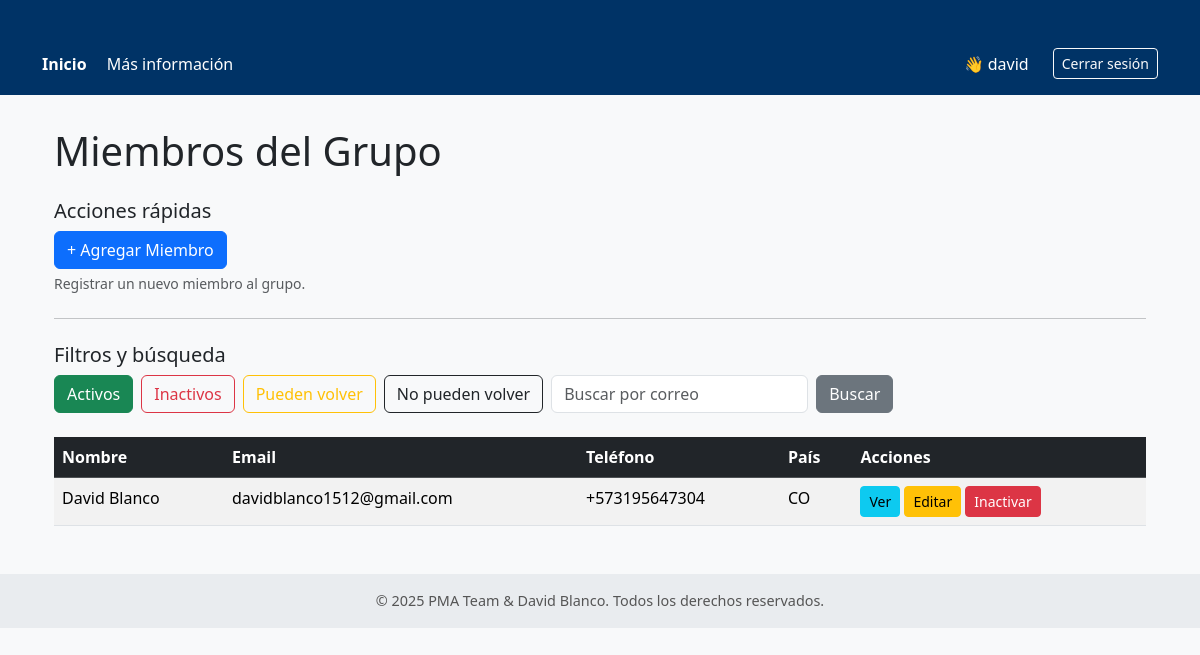
Page /miembros/listar/?filtro=activos (signed in) on the committed database.
### miembros/models.py (models this page shows, shortened)
class Miembro(models.Model):
    nombre_completo = models.CharField(max_length=255, validators=[validar_nombre])
    pais = CountryField()
    numero_telefono = PhoneNumberField(unique=True)
    email = models.EmailField(unique=True)
    activo = models.BooleanField(default=True)
    puede_regresar = models.BooleanField(default=True)
    fecha_registro = models.DateTimeField(auto_now_add=True)

### miembros/views.py (the view)
# urls.py: path('listar/', views.ListaMiembrosView.as_view(), name='lista_miembros'),
class ListaMiembrosView(SoloStaffMixin, ListView):
    model = Miembro
    template_name = 'miembros/lista_miembros.html'
    context_object_name = 'miembros'
    paginate_by = 10
    def get_queryset(self):
        queryset = Miembro.objects.all().order_by('nombre_completo')
        filtro = self.request.GET.get('filtro')
        puede_volver = self.request.GET.get('puede_volver')
        correo = self.request.GET.get('correo')
        if filtro == 'activos':
            queryset = queryset.filter(activo=True)
        elif filtro == 'inactivos':
            queryset = queryset.filter(activo=False)
            if puede_volver == 'si':
                queryset = queryset.filter(puede_regresar=True)
            elif puede_volver == 'no':
                queryset = queryset.filter(puede_regresar=False)
        if correo:
            queryset = queryset.filter(email__icontains=correo.strip())
        return queryset

### miembros/views.py (called while the page is built)
    def test_func(self):
        return self.request.user.is_staff

### miembros/templates/miembros/lista_miembros.html (shortened to what this page needs)
{% extends 'base.html' %}
{% block content %}
<div class="container mt-4">
    <h1 class="mb-4">Miembros del Grupo</h1>
    <div class="mb-4" role="region" aria-labelledby="agregar-miembro-heading">
        <h2 id="agregar-miembro-heading" class="h5">Acciones rápidas</h2>
        <a class="btn btn-primary" href="{% url 'miembros:crear_miembro' %}" aria-describedby="agregar-miembro-desc">+ Agregar Miembro</a>
        <p id="agregar-miembro-desc" class="form-text text-muted">Registrar un nuevo miembro al grupo.</p>
    </div>
    <hr class="my-4">
    <div class="mb-4" role="region" aria-labelledby="filtros-heading">
        <h2 id="filtros-heading" class="h5">Filtros y búsqueda</h2>
        <form method="get" class="row g-2">
            <div class="col-auto">
                <a href="?filtro=activos" class="btn {% if request.GET.filtro == 'activos' %}btn-success{% else %}btn-outline-success{% endif %}">Activos</a>
            </div>
            <div class="col-auto">
                <a href="?filtro=inactivos" class="btn {% if request.GET.filtro == 'inactivos' %}btn-danger{% else %}btn-outline-danger{% endif %}">Inactivos</a>
            </div>
            <div class="col-auto">
                <a href="?filtro=pueden_volver" class="btn {% if request.GET.filtro == 'pueden_volver' %}btn-warning{% else %}btn-outline-warning{% endif %}">Pueden volver</a>
            </div>
            <div class="col-auto">
                <a href="?filtro=no_pueden_volver" class="btn {% if request.GET.filtro == 'no_pueden_volver' %}btn-dark{% else %}btn-outline-dark{% endif %}">No pueden volver</a>
            </div>
            <div class="col-auto">
                <input type="text" name="correo" placeholder="Buscar por correo" class="form-control" value="{{ request.GET.correo }}" aria-label="Buscar por correo electrónico">
            </div>
            <div class="col-auto">
                <button type="submit" class="btn btn-secondary">Buscar</button>
            </div>
        </form>
    </div>
    {% if miembros %}
        <table class="table table-striped table-hover">
            <thead class="table-dark">
                <tr>
                    <th>Nombre</th>
                    <th>Email</th>
                    <th>Teléfono</th>
                    <th>País</th>
                    <th>Acciones</th>
                </tr>
            </thead>
            <tbody>
                {% for miembro in miembros %}
                <tr>
                    <td>{{ miembro.nombre_completo }}</td>
                    <td>{{ miembro.email }}</td>
                    <td>{{ miembro.numero_telefono }}</td>
                    <td>{{ miembro.pais }}</td>
                    <td>
                        <a class="btn btn-sm btn-info" href="{% url 'miembros:detalle_miembro' miembro.pk %}">Ver</a>
                        {% if miembro.activo %}
                            <a class="btn btn-sm btn-warning" href="{% url 'miembros:editar_miembro' miembro.pk %}">Editar</a>
                            <button class="btn btn-sm btn-danger"
                                    data-bs-toggle="modal"
                                    data-bs-target="#modalEliminarMiembro"
                                    data-miembro-id="{{ miembro.pk }}"
                                    data-miembro-nombre="{{ miembro.nombre_completo }}">
                                Inactivar
                            </button>
                        {% elif miembro.puede_regresar %}
                            <a class="btn btn-sm btn-warning" href="{% url 'miembros:editar_miembro' miembro.pk %}">Editar</a>
                        {% endif %}
                    </td>
                </tr>
                {% endfor %}
            </tbody>
        </table>
    {% endif %}
</div>
{% endblock %}

### miembros/templates/base.html (shortened to what this page needs)
<!DOCTYPE html>
<html lang="es">
<head>
    <link href="https://cdn.jsdelivr.net/npm/bootstrap@5.3.3/dist/css/bootstrap.min.css" rel="stylesheet">
</head>
<body>
    <header>
        <div class="container d-flex justify-content-between align-items-center">
            <div>
                <a href="{% url 'home' %}" class="fw-bold">Inicio</a>
                <a href="{% url 'miembros:about' %}">Más información</a>
            </div>
            <div class="d-flex align-items-center">
                {% if user.is_authenticated %}
                    <span>👋 {{ user.username }}</span>
                    <form action="{% url 'logout' %}" method="post" class="d-inline ms-2">
                        <button type="submit" class="btn btn-outline-light btn-sm">Cerrar sesión</button>
                    </form>
                {% else %}
                    <a href="{% url 'login' %}" class="btn btn-light btn-sm">Iniciar sesión</a>
                {% endif %}
            </div>
        </div>
    </header>
    <main class="container">
        {% block content %}{% endblock %}
    </main>
    <footer>
        &copy; 2025 PMA Team & David Blanco. Todos los derechos reservados.
    </footer>
</body>
</html>

### miembros/templates/base.html (style rules this page uses)
body { background-color: #f8f9fa; }
header { background-color: #003366; color: white; padding: 1rem 0; }
header a, header span { color: white; text-decoration: none; margin-right: 1rem; }
.container { margin-top: 2rem; }
footer { margin-top: 3rem; padding: 1rem; background-color: #e9ecef; text-align: center; font-size: 0.9em; color: #555; }

### rows in the picture
Miembro: nombre_completo "David Blanco", email "davidblanco1512@gmail.com", numero_telefono "+573195647304", pais "CO"

### other values in the picture
{{ user.username }} "david"
